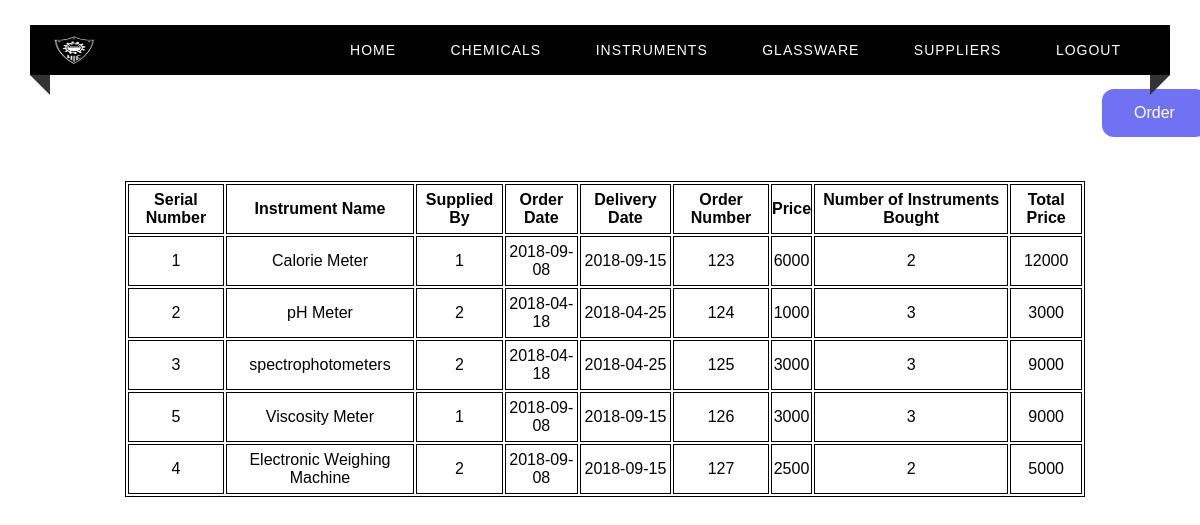
The page /viewInstrumentOrders on the database its author committed.
### tables this page shows
CREATE TABLE INST_ORDER(
    Sno INTEGER(3) UNIQUE ,
    I_name varchar(50),
    Supplied_By INTEGER,
    Order_Date Date,
    Date_of_Delivery Date,
    Price decimal(9,3),
    Order_Number INTEGER primary key,
    No_bought integer,
    Total_price decimal(9,3),
    FOREIGN KEY (Supplied_By) REFERENCES SUPPLIER(Supplier_No),
    foreign key (I_name) references INST_ORDER(Inst_Name)
);

### app.py (the view)
@app.route("/viewInstrumentOrders")
def viewInstrumentOrders() :
    c = get_db()
    cur = c.cursor()
    cur.execute("SELECT * from INST_ORDER")
    return render_template("viewInstrumentOrders.html", test=cur.fetchall())

### app.py (called while the page is built)
def get_db():
    db = getattr(g, '_database', None)
    if db is None:
        db = g._database = sqlite3.connect(DATABASE)
    return db

@app.teardown_appcontext
def close_connection(exception):
    db = getattr(g, '_database', None)
    if db is not None:
        db.close()

### templates/viewInstrumentOrders.html (shortened to what this page needs)
<html>
<head>
    <link rel="stylesheet" type="text/css" href="../static/home.css">
</head>
<body>
<div class="custom-padding">
        <nav>
            <div class="logo"><img src = "../static/nieLogo.png" width = "45px", height = "30px"></div>
            <ul class="menu-area">
                <li><a href="/home">Home</a></li>
                <li><a href="/chemicals">Chemicals</a></li>
                <li><a href="/instruments">Instruments</a></li>
                <li><a href="/glassware">Glassware</a></li>
                <li><a href="/suppliers">Suppliers</a></li>
                <li><a href="/">Logout</a></li>
            </ul>
        </nav>
        <a href="/orderInstruments" class="button">Order</a>
        <div class="tab">
          <table align="center" style="margin-left : 125px; margin-top : 50px;">
              <th>Serial Number</th>
              <th>Instrument Name </th>
              <th>Supplied By</th>
              <th>Order Date</th>
              <th>Delivery Date</th>
              <th>Order Number</th>
              <th>Price</th>
              <th>Number of Instruments Bought</th>
              <th>Total Price</th>
            {% for row in test %}
            <tr>
                <td> {{ row[0] }}</td>
                <td> {{ row[1] }}</td>
                <td> {{ row[2] }}</td>
                <td> {{ row[3] }}</td>
                <td> {{ row[4] }}</td>
                <td> {{ row[6] }}</td>
                <td> {{ row[5] }}</td>
                <td> {{ row[7] }}</td>
                <td> {{ row[8] }}</td>
            </tr>
            {% endfor %}
          </table>
        </div>
    </div>
</body>
</html>

### static/home.css (style rules this page uses)
* { margin: 0; padding: 0; outline: 0; box-sizing: border-box; }
body { background-image: url(books4.png) no-repeat center fixed; background-size: cover; background-position: center; }
.menu-area li a { text-decoration: none; }
.menu-area li { list-style-type: none; }
.custom-padding { padding-top: 25px; }
nav { position: relative; width: calc(100% - 60px); margin: 0 auto; padding: 10px 0; background: #000000; z-index: 1; text-align: right; padding-right: 2%; font-family: sans-serif; }
.logo { width: 15%; float: left; text-transform: uppercase; color: #fff; font-size: 25px; text-align: left; padding-left: 2%; }
.menu-area li { display: inline-block; }
.menu-area a { color: #fff; font-weight: 300; letter-spacing: 1px; text-transform: uppercase; display: block; padding: 0 25px; font-size: 14px; line-height: 30px; position: relative; z-index: 1; }
nav:before { position: absolute; content: ''; border-top: 10px solid #333; border-right: 10px solid #333; border-left: 10px solid transparent; border-bottom: 10px solid transparent; top: 100%; left: 0; }
nav:after { position: absolute; content: ''; border-top: 10px solid #333; border-left: 10px solid #333; border-right: 10px solid transparent; border-bottom: 10px solid transparent; top: 100%; right: 0; }
body { margin: 0; padding: 0; background: url(books3.jpg) no-repeat center fixed; background-size: cover; background-position: center; font-family: sans-serif; }

### templates/viewInstrumentOrders.html (style rules this page uses)
.button { background-color: #7171F4; border: none; color: white; padding: 15px 32px; text-align: center; text-decoration: none; display: inline-block; font-size: 16px; margin: 4px 2px; cursor: pointer; border-radius: 12px; position: relative; left: 1100px; top: 10px; }
table { width: 80%; border: 1px solid black; }
th,td { height: 50px; border: 1px solid black; text-align: center; }

### rows shown on the page
INST_ORDER: Sno "1", I_name "Calorie Meter", Supplied_By "1", Order_Date "2018-09-08", Date_of_Delivery "2018-09-15", Order_Number "123", Price "6000", No_bought "2", Total_price "12000"
INST_ORDER: Sno "2", I_name "pH Meter", Supplied_By "2", Order_Date "2018-04-18", Date_of_Delivery "2018-04-25", Order_Number "124", Price "1000", No_bought "3", Total_price "3000"
INST_ORDER: Sno "3", I_name "spectrophotometers", Supplied_By "2", Order_Date "2018-04-18", Date_of_Delivery "2018-04-25", Order_Number "125", Price "3000", No_bought "3", Total_price "9000"
INST_ORDER: Sno "5", I_name "Viscosity Meter", Supplied_By "1", Order_Date "2018-09-08", Date_of_Delivery "2018-09-15", Order_Number "126", Price "3000", No_bought "3", Total_price "9000"
INST_ORDER: Sno "4", I_name "Electronic Weighing Machine", Supplied_By "2", Order_Date "2018-09-08", Date_of_Delivery "2018-09-15", Order_Number "127", Price "2500", No_bought "2", Total_price "5000"
